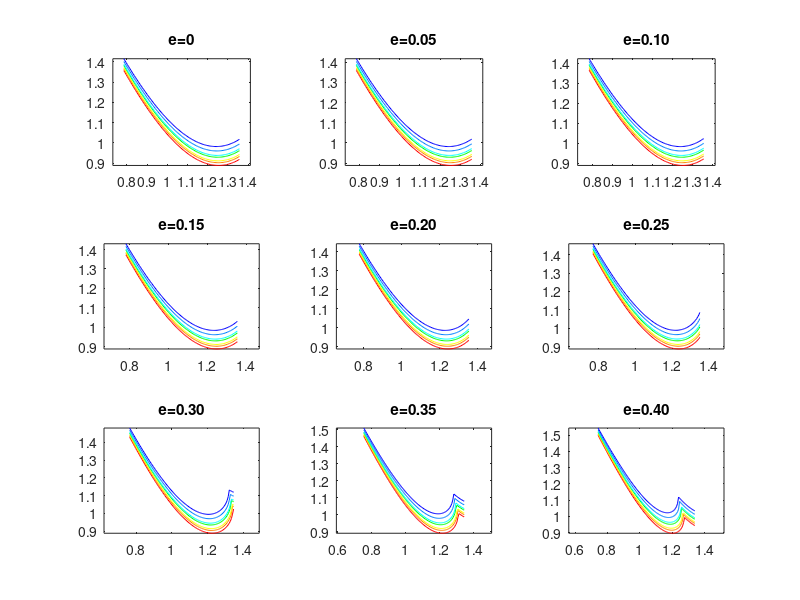

MATLAB code to generate this figure:
clear all

n=[1.333,1.336,1.338,1.342,1.344,1.349,1.354];%折射率
colors=zeros(1,length(n));

colors=[1,0,0;
    1,0.5,0;
    1,1,0;
    0,1,0;
    0,1,1;
    0,0.5,1;
    0,0,1;];

m=100;
delta=0.01;%一个小量

x=zeros(length(n),m);
y=zeros(length(n),m);

t=linspace(1.25*pi,1.435*pi-delta,m);

lxl=linspace(0,0.4,9);

for k=1:9

    a=1;
e=lxl(k);%0到0.55
b=1/(sqrt(1-e*e));%最多到1.1974


for i=1:length(n)

for j=1:m

k_f=a/b*tan(t(j));%入射点法线斜率

alpha=atan(k_f);%入射角大小

beta=asin(sin(alpha)/n(i));%折射角大小

k_1=tan(-beta+alpha);%内部第一次反射的入射光斜率

F=@(t0) b*sin(t0)-b*sin(t(j))-k_1*(a*cos(t0)-a*cos(t(j)));
t0=[-0.5*pi,0.5*pi];

t_1=fzero(F,t0);%解出球内入射点的参数t_1

k_f_1=a/b*tan(t_1);%球内第一次入射点法线斜率

alpha_1=-atan(k_f_1)+atan(k_1);%球内第一次入射角

k_2=tan(-alpha_1+atan(k_f_1));%内部第一次反射的反射光斜率

F1=@(t1) b*sin(t1)-b*sin(t_1)-k_2*(a*cos(t1)-a*cos(t_1));
t10=[0,pi];

t_2=fzero(F1,t10);%解出球内第二次入射点的参数t_2

k_f_2=a/b*tan(t_2);%第二次反射射点法线斜率

%球内第二次反射的入射角
alpha_2=atan(k_2)-atan(k_f_2);

k_3=tan(-alpha_2+atan(k_f_2));%内部第二次反射的反射光斜率

F2=@(t2) b*sin(t2)-b*sin(t_2)-k_3*(a*cos(t2)-a*cos(t_2));

t20=[t_2+0.01,1.5*pi];

t_3=fzero(F2,t20);%解出出射点的参数t_3

k_f_3=a/b*tan(t_3);%出射点法线斜率

%出射点的入射角
alpha_3=atan(k_3)-atan(k_f_3);

Ref=asin(n(i)*sin(alpha_3));%出射点的折射角

guancejiao=Ref+atan(k_f_3);

x(i,m-j+1)=alpha;
y(i,m-j+1)=guancejiao;

end

subplot(3,3,k);
plot(x(i,:),y(i,:),'LineWidth',0.5,"Color",[colors(i,:)]);
hold on;

%xlabel('入射角');
%ylabel('虹的观测角');
if k==1
    title('e=0');
end

if k==2
    title('e=0.05');
end

if k==3
    title('e=0.10');
end

if k==4
    title('e=0.15');
end

if k==5
    title('e=0.20');
end

if k==6
    title('e=0.25');
end

if k==7
    title('e=0.30');
end

if k==8
    title('e=0.35');
end

if k==9
    title('e=0.40');
end

axis equal;

end

%输出观测角的结果,数组y每行的最大值
gcj=zeros(1,length(n));

for kk=1:length(n)

    gcj(kk)=min(y(kk,:));

end
e
hudu=gcj%输出观测角的弧度值

end
